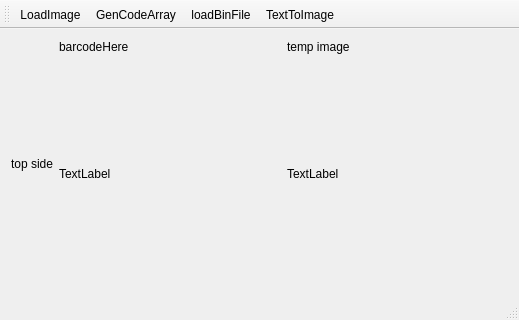
<?xml version="1.0" encoding="UTF-8"?>
<ui version="4.0">
 <class>MainWindow</class>
 <widget class="QMainWindow" name="MainWindow">
  <property name="geometry">
   <rect>
    <x>0</x>
    <y>0</y>
    <width>519</width>
    <height>320</height>
   </rect>
  </property>
  <property name="windowTitle">
   <string>MainWindow</string>
  </property>
  <widget class="QWidget" name="centralWidget">
   <layout class="QHBoxLayout" name="horizontalLayout">
    <item>
     <widget class="QLabel" name="label_2">
      <property name="sizePolicy">
       <sizepolicy hsizetype="Maximum" vsizetype="Preferred">
        <horstretch>0</horstretch>
        <verstretch>0</verstretch>
       </sizepolicy>
      </property>
      <property name="text">
       <string>top side</string>
      </property>
     </widget>
    </item>
    <item>
     <layout class="QVBoxLayout" name="verticalLayout">
      <item>
       <widget class="QLabel" name="label">
        <property name="sizePolicy">
         <sizepolicy hsizetype="Preferred" vsizetype="Maximum">
          <horstretch>0</horstretch>
          <verstretch>0</verstretch>
         </sizepolicy>
        </property>
        <property name="text">
         <string>barcodeHere</string>
        </property>
       </widget>
      </item>
      <item>
       <widget class="QLabel" name="labelImage">
        <property name="text">
         <string>TextLabel</string>
        </property>
       </widget>
      </item>
     </layout>
    </item>
    <item>
     <layout class="QVBoxLayout" name="verticalLayout_2">
      <item>
       <widget class="QLabel" name="label_3">
        <property name="sizePolicy">
         <sizepolicy hsizetype="Preferred" vsizetype="Maximum">
          <horstretch>0</horstretch>
          <verstretch>0</verstretch>
         </sizepolicy>
        </property>
        <property name="text">
         <string>temp image</string>
        </property>
       </widget>
      </item>
      <item>
       <widget class="QLabel" name="labelTmp">
        <property name="text">
         <string>TextLabel</string>
        </property>
       </widget>
      </item>
     </layout>
    </item>
   </layout>
  </widget>
  <widget class="QMenuBar" name="menuBar">
   <property name="geometry">
    <rect>
     <x>0</x>
     <y>0</y>
     <width>519</width>
     <height>25</height>
    </rect>
   </property>
  </widget>
  <widget class="QToolBar" name="mainToolBar">
   <attribute name="toolBarArea">
    <enum>TopToolBarArea</enum>
   </attribute>
   <attribute name="toolBarBreak">
    <bool>false</bool>
   </attribute>
   <addaction name="actionLoadImage"/>
   <addaction name="actionGenCodeArray"/>
   <addaction name="actionloadBinFile"/>
   <addaction name="actionTextToImage"/>
  </widget>
  <widget class="QStatusBar" name="statusBar"/>
  <action name="actionLoadImage">
   <property name="text">
    <string>LoadImage</string>
   </property>
  </action>
  <action name="actionGenCodeArray">
   <property name="text">
    <string>GenCodeArray</string>
   </property>
  </action>
  <action name="actionloadBinFile">
   <property name="text">
    <string>loadBinFile</string>
   </property>
  </action>
  <action name="actionTextToImage">
   <property name="text">
    <string>TextToImage</string>
   </property>
  </action>
 </widget>
 <layoutdefault spacing="6" margin="11"/>
 <resources/>
 <connections/>
</ui>
